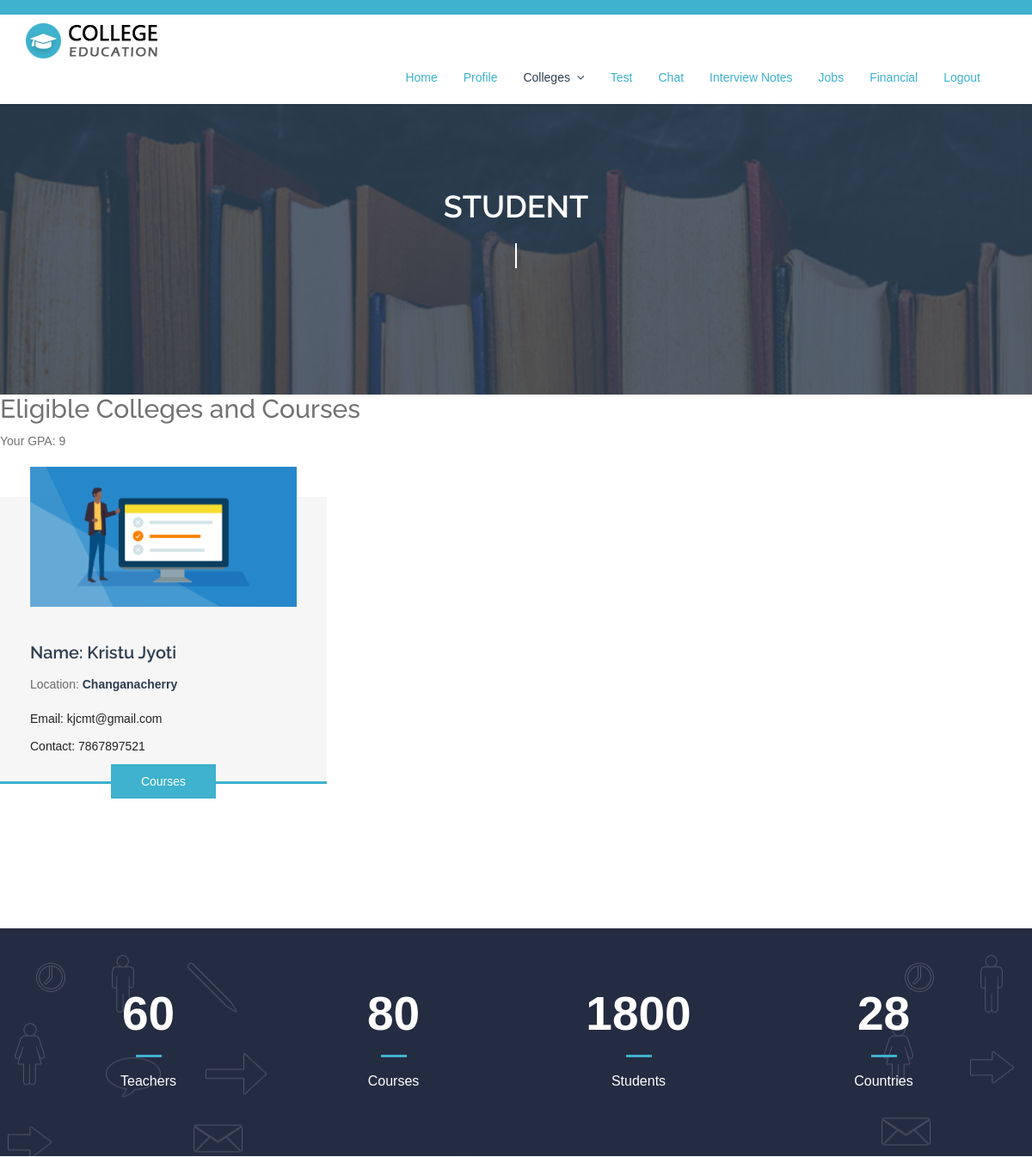
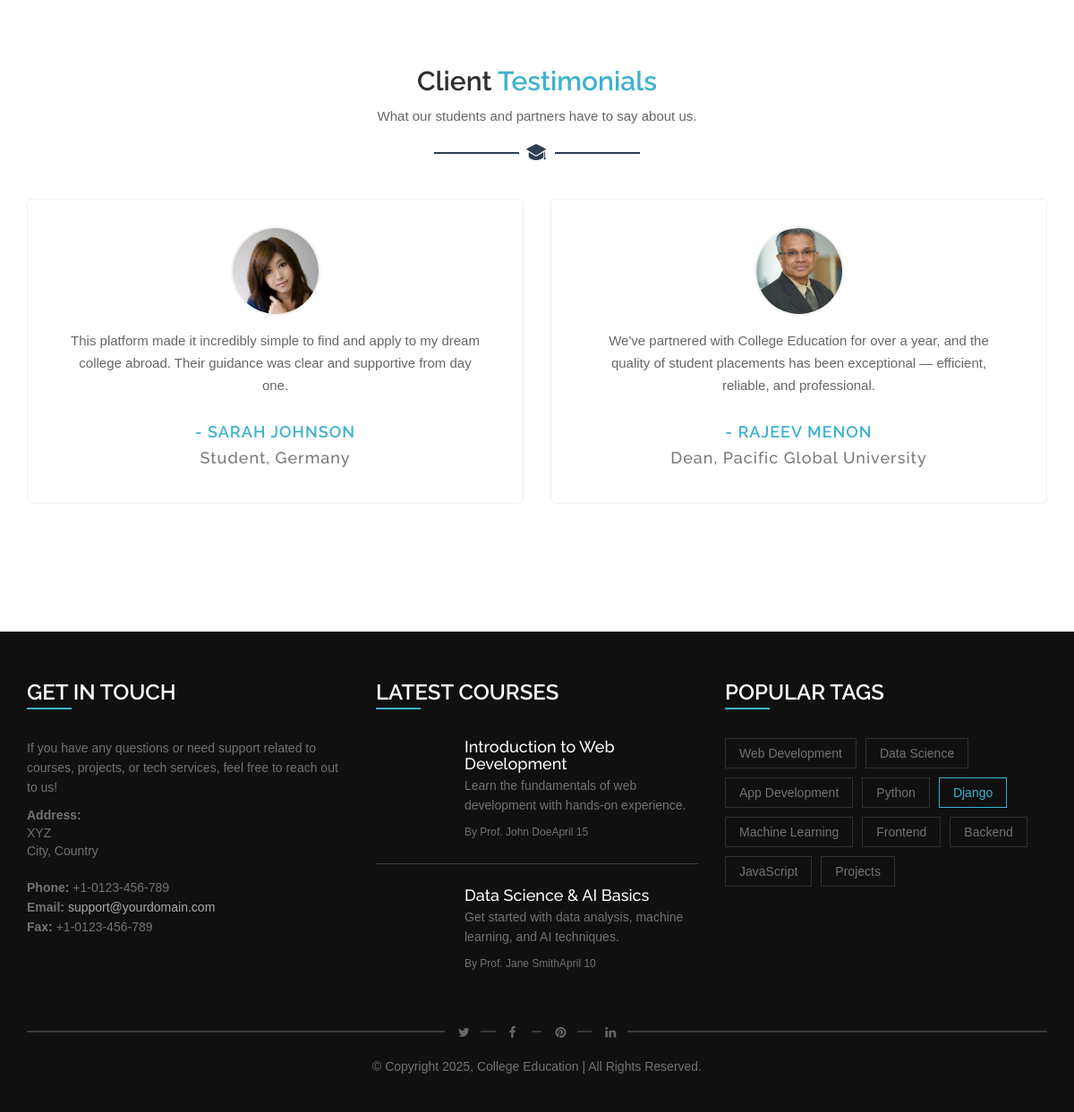
/eligible_colleges (signed in), run on the app's committed database (2 pictures, top to bottom).
### myapp/models.py (models this page shows)
class College(models.Model):
    user=models.ForeignKey(Login,on_delete=models.CASCADE)
    name=models.CharField(max_length=30,null=True)
    email=models.EmailField()
    password=models.CharField(max_length=30,null=True)
    phone=models.CharField(max_length=30,null=True)
    location=models.CharField(max_length=30,null=True)
    image=models.FileField(upload_to='file' ,null=True)

### myapp/views.py (the view)
# urls.py: path('eligible_colleges',views.eligible_college_course_view),
def eligible_college_course_view(request):
    student_id = request.session['Uid']
    result = eligible_course(student_id)
    if result:
        return render(request, 'student/eligible_colleges.html', {
            'data': result['eligible_colleges'],
            'total_sum': result['total_sum']
        })
    else:
        messages.error(request, "You are not eligible.")
        return redirect('/test')

### myapp/views.py (called while the page is built)
def eligible_course(student_id):
    student = Student.objects.filter(user=student_id).first()
    if not student:
        return None
    total_sum = Answer.objects.filter(std=student).aggregate(
        total_sum=Coalesce(Sum('one'), Value(0))
    )['total_sum']
    eligible_courses = Course.objects.filter(gpa__lte=total_sum)
    eligible_colleges = College.objects.filter(course__in=eligible_courses).distinct()
    for college in eligible_colleges:
        college.eligible_courses = college.course_set.filter(gpa__lte=total_sum)
    return {
        'total_sum': total_sum,
        'eligible_colleges': eligible_colleges,
    }

### templates/student/eligible_colleges.html (shortened to what this page needs)
{% extends 'student/common.html' %}
{% load static %}
{% block content %}
  <h2>Eligible Colleges and Courses</h2>
  <p>Your GPA: {{ total_sum }}</p>
  <br /><br />
  {% if data %}
    <div class="college-list row">
      {% for i in data %}
        <div class="col-sm-6 col-md-4">
          <div class="single-item">
            <div class="single-item-image overlay-effect">
              <a href="#"><img src="./static/assets/{{i.image}}" alt="College Image" /></a>
            </div>
            <div class="single-item-text">
              <h4><a href="#">Name: {{ i.name }}</a></h4>
              <div class="single-item-text-info">
                <span>Location: <span>{{ i.location }}</span></span>
              </div>
              <p>Email: {{ i.email }}</p>
              <p>Contact: {{ i.phone }}</p>
            </div>
            <div class="button-bottom">
              <a class="btn button-default" id="btntoshow-{{ forloop.counter }}">Courses</a>
            </div>
          </div>
        </div>
      {% endfor %}
    </div>
  {% else %}
    <p>No colleges and courses available for your GPA.</p>
  {% endif %}
{% endblock %}

### static/css/style.css (style rules this page uses)
* { margin: 0; padding: 0; }
body { font-family: 'Open Sans', sans-serif; font-size: 14px; line-height: 1.57143; font-weight: 400; color: #727272; }
h1, h2, h3, h4, h5, h6 { font-family: 'Raleway', sans-serif; margin-top: 0; }
a { color: #666666; transition: all 0.3s ease 0s; }
a, a:hover, a:active, a:focus { outline: none; text-decoration: none; }
.btn, .btn * { transition: all 0.3s ease 0s; }
.btn { border-width: 2px; margin-bottom: 7px; margin-top: 7px; padding: 7px 22px 9px; z-index: 1; }
.single-item-image a { display: inline-block; }
.single-item-image { overflow: hidden; position: relative; text-align: center; top: -35px; }
.single-item-image.overlay-effect img { width: 100%; }
.overlay-effect a { position: relative }
.overlay-effect a:before { background: rgba(45, 62, 80, 0.2) none repeat scroll 0 0; bottom: 0; content: ""; height: 100%; left: 0; opacity: 0; -ms-filter: "progid:DXImageTransform.Microsoft.Alpha(Opacity=0)"; filter: alpha(opacity=0); position: absolute; right: 0; width: 100%; }
.single-item { background: #f6f6f6 none repeat scroll 0 0; padding: 0 35px; -webkit-transition: all 0.3s ease 0s; transition: all 0.3s ease 0s; margin-bottom: 80px; }
.single-item-text h4 { font-size: 20px; padding-top: 7px; }
.single-item-text h4 a, .single-item-text h4 { color: #2d3e50; font-weight: 600; }
.single-item-text-info span { color: #696969; margin-right: 11px; }
.single-item-text-info span span { color: #2d3e50; font-weight: 600; }
.single-item-text > p { color: #222222; }
.single-item-text-info { margin-bottom: 18px; padding-top: 5px; }
.single-item .button-default { border-radius: 0; color: #fff; margin: 0; padding: 8px 33px; }
.button-bottom { margin-bottom: -19.5px; text-align: center; }
body { font-family: Arial; }
* { box-sizing: border-box; }

### static/css/one.css (style rules this page uses)
.single-item .button-default { background: #3eb2ce; }
.single-item { border-bottom: 3px solid #3eb2ce; }

### data on the page
College: image (picture), name "Kristu Jyoti", location "Changanacherry", email "kjcmt@gmail.com", phone "7867897521"

### other printed values
{{ total_sum }} "9"
